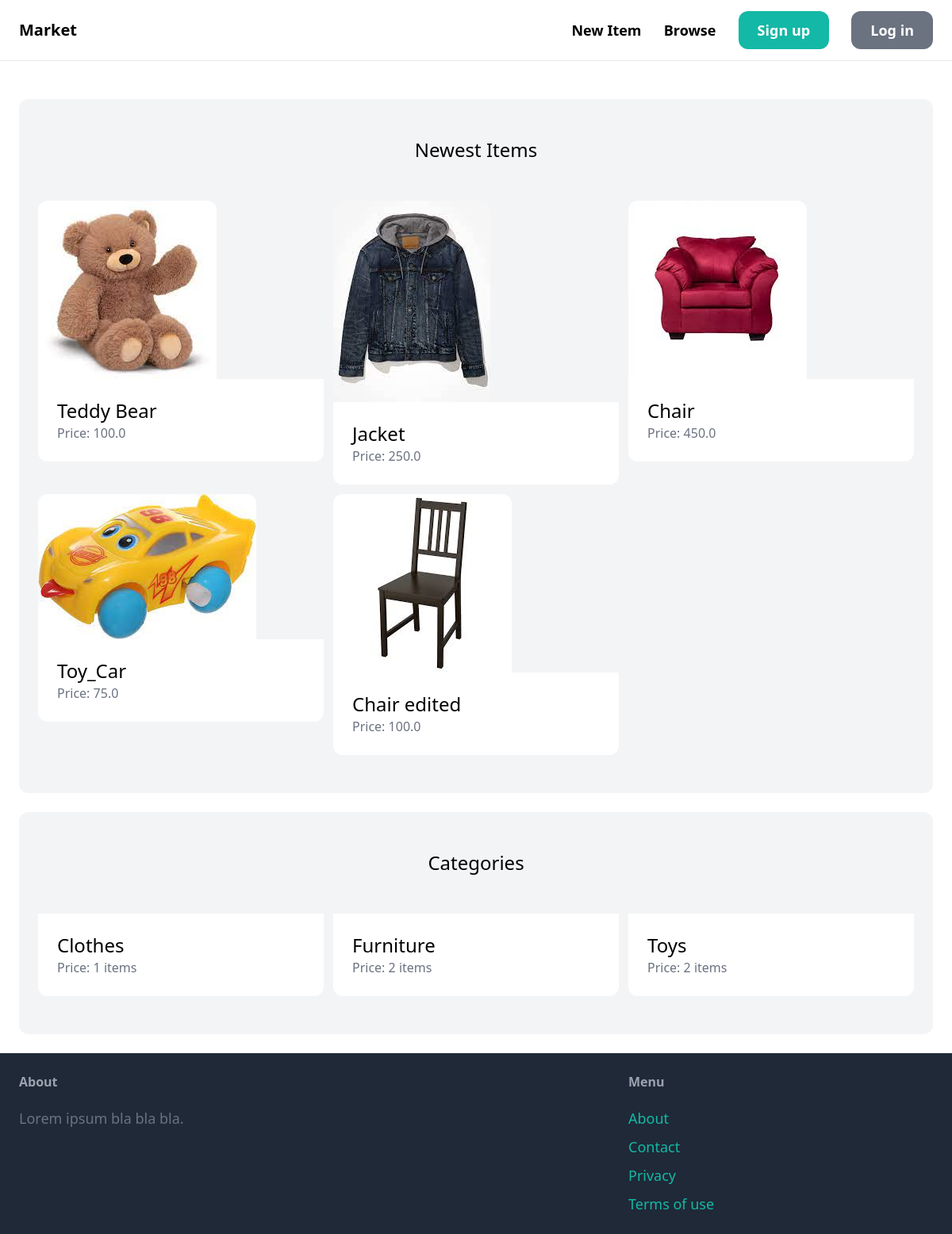
The page / on the database its author committed.
### item/models.py (models this page shows, shortened)
class Item(models.Model):
    category = models.ForeignKey(Category, related_name='items', on_delete=models.CASCADE)
    name = models.CharField(max_length=255)
    description = models.TextField(blank=True, null=True)
    price = models.FloatField()
    image = models.ImageField(upload_to='items_images', blank=True, null=True)
    is_Sold = models.BooleanField(default=False)
    created_by = models.ForeignKey(User, related_name='items', on_delete=models.CASCADE)
    created_at = models.DateTimeField(auto_now_add=True)

class Category(models.Model):
    name = models.CharField(max_length=255)
    class Meta:
        ordering = ('name',)
        verbose_name_plural = 'Categories'

### core/views.py (the view)
# urls.py: path('',views.index, name='index'),
def index(request):
    items = Item.objects.filter(is_Sold=False)[0:6]
    categories = Category.objects.all()
    return render(request, 'core/index.html', {
        'categories': categories,
        'items': items,
    })

### core/templates/core/index.html (shortened to what this page needs)
{% extends 'core/base.html' %}
{% block content %}
    <div class="mt-6 px-6 py-12 bg-gray-100 rounded-xl">
        <h2 class="mb-12 text-2xl text-center">Newest Items</h2>
        <div class="grid grid-cols-3 gap-3">
            {% for item in items %}
                <div>
                    <a href="{% url 'item:detail' item.id %}">
                        <div>
                            <img src="{{ item.image.url }}" class="rounded-t-xl">
                        </div>
                        <div class="p-6 bg-white rounded-b-xl">
                            <h2 class="text-2xl">{{ item.name }}</h2>
                            <p class="text-gray-500">Price: {{ item.price }}</p>
                        </div>
                    </a>
                </div>
            {% endfor %}
        </div>
    </div>
    <div class="mt-6 px-6 py-12 bg-gray-100 rounded-xl">
        <h2 class="mb-12 text-2xl text-center">Categories</h2>
        <div class="grid grid-cols-3 gap-3">
            {% for category in categories %}
                <div>
                    <a href="#">
                        <div class="p-6 bg-white rounded-b-xl">
                            <h2 class="text-2xl">{{ category.name }}</h2>
                            <p class="text-gray-500">Price: {{ category.items.count }} items</p>
                        </div>
                    </a>
                </div>
            {% endfor %}
        </div>
    </div>
{% endblock %}

### core/templates/core/base.html (shortened to what this page needs)
<!doctype html>
<html>
    <head>
        <script src="https://cdn.tailwindcss.com"></script>
    </head>
    <body>
        <nav class="py-6 px-6 flex justify-between items-center border-b border-gray-200">
            <a href="/" class="text-xl font-semibold">Market</a>
            <div class="space-x-6">
                <a href="{% url 'item:new' %}" class="text-lg font-semibold hover:text-gray-500">New Item</a>
                <a href="{% url 'item:items' %}" class="text-lg font-semibold hover:text-gray-500">Browse</a>
                {% if request.user.is_authenticated %}
                <a href="#" class="px-6 py-3 text-lg font-semibold bg-teal-500 text-white rounded-xl hover:bg-teal-700">Inbox</a>
                <a href="{% url 'dashboard:index' %}" class="px-6 py-3 text-lg font-semibold bg-gray-500 text-white rounded-xl hover:bg-gray-700">Dashboard</a>
                {% else %}
                    <a href="{% url 'core:signup' %}" class="px-6 py-3 text-lg font-semibold bg-teal-500 text-white rounded-xl hover:bg-teal-700">Sign up</a>
                    <a href="{% url 'core:login' %}" class="px-6 py-3 text-lg font-semibold bg-gray-500 text-white rounded-xl hover:bg-gray-700">Log in</a>
                {% endif %}
            </div>
        </nav>
        <div class="px-6 py-6">
            {% block content %}
            {% endblock %}
        </div>
        <footer class="py-6 px-6 flex justify-between bg-gray-800">
            <div class="w-2/3 pr-10">
                <h3 class="mb-5 font-semibold text-gray-400">About</h3>
                <p class="text-lg text-gray-500">Lorem ipsum bla bla bla.</p>
            </div>
            <div class="w-1/3">
                <h3 class="mb-5 font-semibold text-gray-400">Menu</h3>
                <ul class="space-y-2">
                    <li><a href="#" class="text-lg text-teal-500 hover:text-teal-700">About</a></li>
                    <li><a href="{% url 'core:contact' %}" class="text-lg text-teal-500 hover:text-teal-700">Contact</a></li>
                    <li><a href="#" class="text-lg text-teal-500 hover:text-teal-700">Privacy</a></li>
                    <li><a href="#" class="text-lg text-teal-500 hover:text-teal-700">Terms of use</a></li>
                </ul>
            </div>
        </footer>
    </body>
</html>

### rows shown on the page
Item: image (picture), name "Teddy Bear", price "100.0"
Item: image (picture), name "Jacket", price "250.0"
Item: image (picture), name "Chair", price "450.0"
Item: image (picture), name "Toy_Car", price "75.0"
Item: image (picture), name "Chair edited", price "100.0"
Category: name "Clothes", items.count "1"
Category: name "Furniture", items.count "2"
Category: name "Toys", items.count "2"
